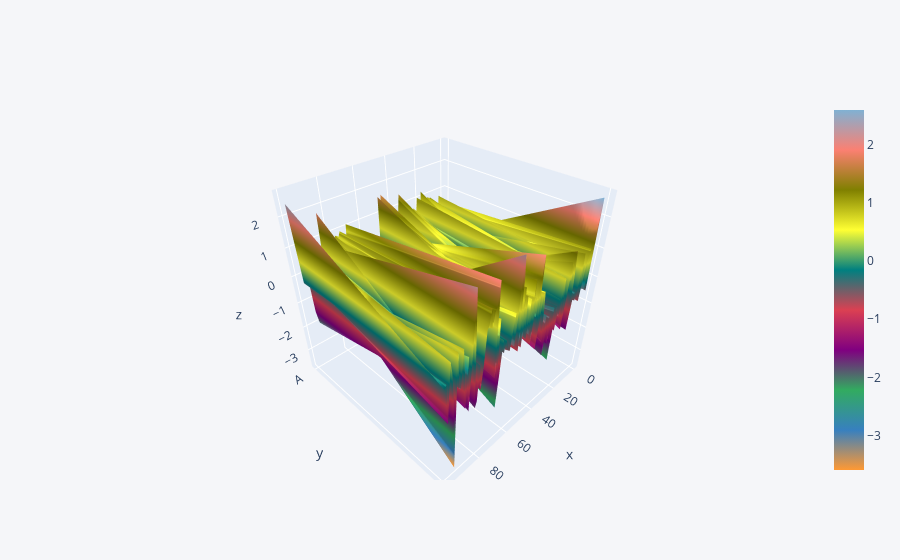

Notebook source saved alongside this figure:
### Code cell
df[['A', 'B']].iplot(kind='surface')

### Figure 1 — Plotly figure (JSON) as saved in the notebook; plotly's stock layout.template omitted (floating-point values rounded to 4 significant figures; data arrays with more than 128 entries replaced by an {"elided": "..."} marker saying what was removed)
{"data": [{"colorscale": [[0, "rgb(255, 153, 51)"], [0.1111, "rgb(55, 128, 191)"], [0.2222, "rgb(50, 171, 96)"], [0.3333, "rgb(128, 0, 128)"], [0.4444, "rgb(219, 64, 82)"], [0.5556, "rgb(0, 128, 128)"], [0.6667, "rgb(255, 255, 51)"], [0.7778, "rgb(128, 128, 0)"], [0.8889, "rgb(251, 128, 114)"], [1, "rgb(128, 177, 211)"]], "type": "surface", "x": [0, 1, 2, 3, 4, 5, 6, 7, 8, 9, 10, 11, 12, 13, 14, 15, 16, 17, 18, 19, 20, 21, 22, 23, 24, 25, 26, 27, 28, 29, 30, 31, 32, 33, 34, 35, 36, 37, 38, 39, 40, 41, 42, 43, 44, 45, 46, 47, 48, 49, 50, 51, 52, 53, 54, 55, 56, 57, 58, 59, 60, 61, 62, 63, 64, 65, 66, 67, 68, 69, 70, 71, 72, 73, 74, 75, 76, 77, 78, 79, 80, 81, 82, 83, 84, 85, 86, 87, 88, 89, 90, 91, 92, 93, 94, 95, 96, 97, 98, 99], "y": ["A", "B"], "z": {"elided": "2x100 float values"}}], "layout": {"legend": {"bgcolor": "#F5F6F9", "font": {"color": "#4D5663"}}, "paper_bgcolor": "#F5F6F9", "plot_bgcolor": "#F5F6F9", "title": {"font": {"color": "#4D5663"}}, "xaxis": {"gridcolor": "#E1E5ED", "showgrid": true, "tickfont": {"color": "#4D5663"}, "title": {"font": {"color": "#4D5663"}, "text": ""}, "zerolinecolor": "#E1E5ED"}, "yaxis": {"gridcolor": "#E1E5ED", "showgrid": true, "tickfont": {"color": "#4D5663"}, "title": {"font": {"color": "#4D5663"}, "text": ""}, "zerolinecolor": "#E1E5ED"}}}
